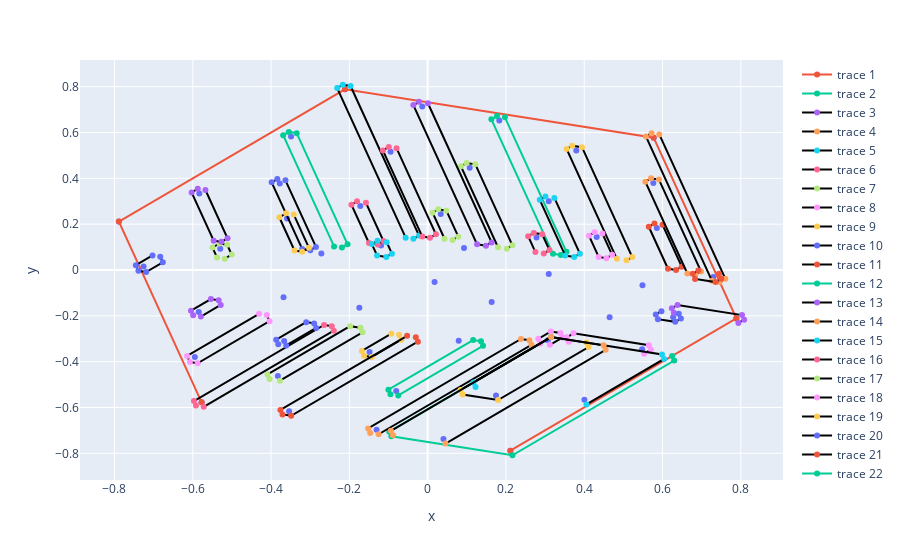

The notebook cell saved with this chart:
### Code cell
evaluated_refs_ = rotate_in(evaluated_refs)
fig = ex.scatter(
    x=evaluated_refs_[:, 0],
    y=evaluated_refs_[:, 1],
)

fig.add_scatter(
    x=reference_hull.points[reference_hull.vertices][:, 0],
    y=reference_hull.points[reference_hull.vertices][:, 1],
)

for i, hull in enumerate(bad_hulls):
    fig.add_scatter(
        x=hull.points[hull.vertices][:, 0],
        y=hull.points[hull.vertices][:, 1],
        marker=dict(color=i % 10),
    )

fig
